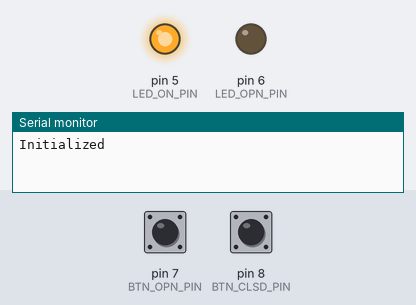
A sketch run on a simulated Arduino Uno, built with avr-gcc and run on an emulated ATmega328P. Shown: output pins drawn as LEDs (lit = HIGH), the last lines printed to the serial monitor. Inputs (shaded band) come from the test bench; at power-on: pin 7 (BTN_OPN_PIN) LOW, pin 8 (BTN_CLSD_PIN) LOW.

Above: at 4.8 s.
4.9 s: pin 7 (BTN_OPN_PIN) pulled HIGH for 2.35 s
At 6.7 s:
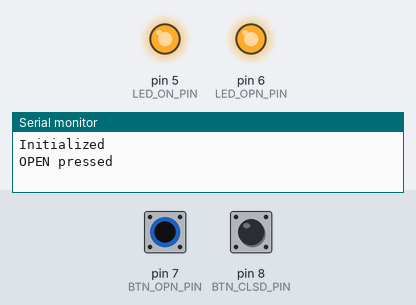
8.7 s: pin 8 (BTN_CLSD_PIN) pulled HIGH for 2.35 s
At 11.0 s:
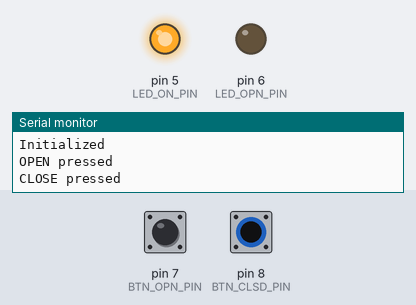
Timing chart, 0 to 12.5 s (numbered marks = the images above; inputs shaded):
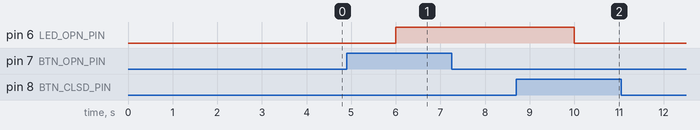

Measured:
- after the input at 4.9 s, pin 6 (LED_OPN_PIN): LOW → HIGH after 1.1 s
- after the input at 8.7 s, pin 6 (LED_OPN_PIN): HIGH → LOW after 1.3 s

The sketch:

btn_trail.ino
```cpp
#define LED_ON_PIN 5
#define LED_OPN_PIN 6

#define BTN_OPN_PIN 7
#define BTN_CLSD_PIN 8

void setup() {
  Serial.begin(9600);

  pinMode(LED_ON_PIN, OUTPUT);
  pinMode(LED_OPN_PIN, OUTPUT);
  pinMode(BTN_OPN_PIN, INPUT);
  pinMode(BTN_CLSD_PIN, INPUT);

  digitalWrite(LED_ON_PIN, HIGH);
  Serial.println("Initialized");
}

void loop() {
  checkLidStatus();
  delay(2000);
}

void checkLidStatus() {
  if (digitalRead(BTN_OPN_PIN) == HIGH) {
    digitalWrite(LED_OPN_PIN, HIGH);
    Serial.println("OPEN pressed");
  }
  if (digitalRead(BTN_CLSD_PIN) == HIGH) {
    digitalWrite(LED_OPN_PIN, LOW);
    Serial.println("CLOSE pressed");
  }
}
```
